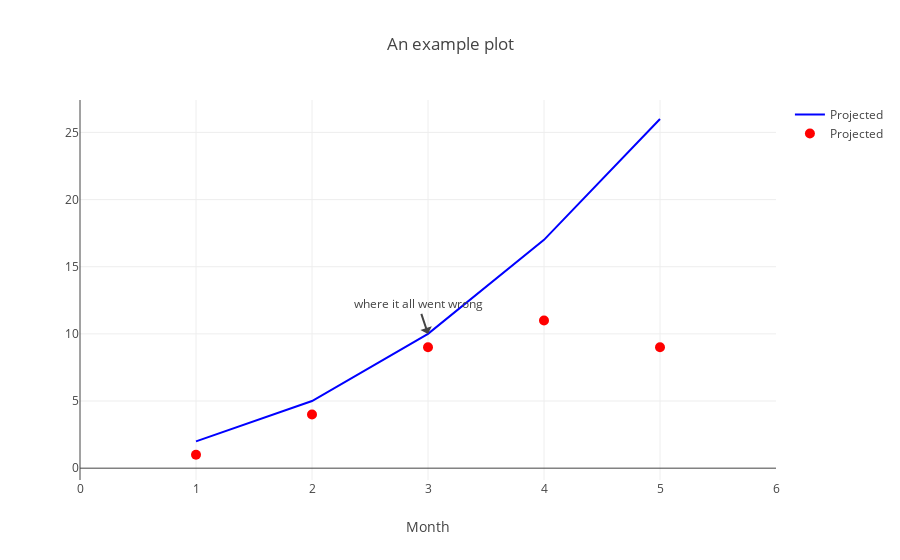

The code cell stored with this chart in its notebook:
### Markdown cell above
An individual mapping of data to coordinates in Plotly is called a _trace_. Above, we created a plot specification by making a list of our two traces, and passed it to the `iplot()` function. More generally, the `iplot()` function can take either just data (as above), or a Figure, which incorporates both Data and Layout.

Layouts are optional, and specify axis behaviours, titles and labels, annotations, etc. They are also used to manage subplots.

### Code cell
x = [1,2,3,4,5]
y = [2,5,10,17,26]
y2 = [1,4,9,11,9]

trace0 = go.Scatter(x=x, y=y, mode='lines', 
                    line=dict(color='blue'),
                    name='Projected')

trace1 = go.Scatter(x=x, y=y2, mode='markers', 
                    marker=dict(color='red', size=10),
                    name='Projected')

layout = go.Layout(title="An example plot",
                   xaxis=dict(title='Month', range=[0,6]),
                   showlegend=True,
                   annotations=[dict(x=3, y=10,
                                     text="where it all went wrong", 
                                     showarrow=True)
                               ]
                  )

fig = go.Figure(data=[trace0, trace1], layout=layout)

iplot(fig)

### Figure 1 — Plotly figure (JSON) as saved in the notebook; plotly's stock layout.template omitted (floating-point values rounded to 4 significant figures)
{"data": [{"line": {"color": "blue"}, "mode": "lines", "name": "Projected", "type": "scatter", "x": [1, 2, 3, 4, 5], "y": [2, 5, 10, 17, 26]}, {"marker": {"color": "red", "size": 10}, "mode": "markers", "name": "Projected", "type": "scatter", "x": [1, 2, 3, 4, 5], "y": [1, 4, 9, 11, 9]}], "layout": {"annotations": [{"showarrow": true, "text": "where it all went wrong", "x": 3, "y": 10}], "showlegend": true, "title": "An example plot", "xaxis": {"range": [0, 6], "title": "Month"}}}
